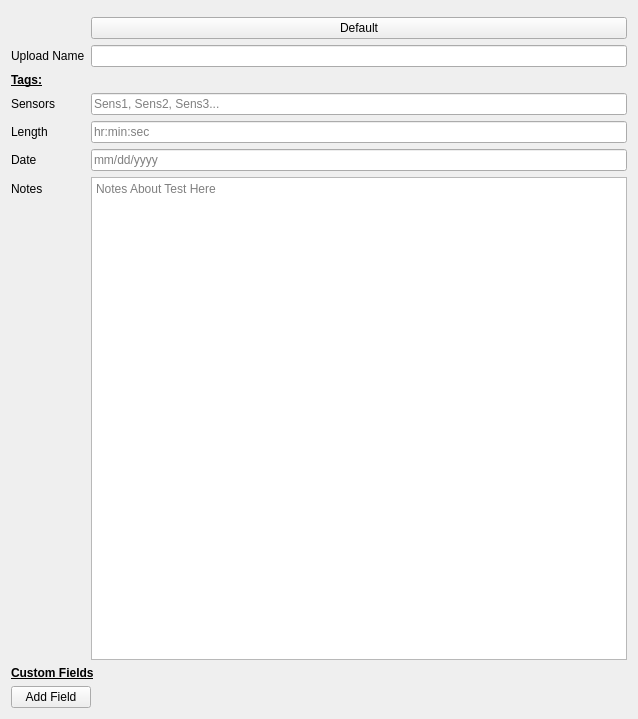
<?xml version="1.0" encoding="UTF-8"?>
<ui version="4.0">
 <class>Form</class>
 <widget class="QWidget" name="Form">
  <property name="geometry">
   <rect>
    <x>0</x>
    <y>0</y>
    <width>638</width>
    <height>719</height>
   </rect>
  </property>
  <property name="windowTitle">
   <string>Form</string>
  </property>
  <layout class="QVBoxLayout" name="verticalLayout">
   <item>
    <widget class="QWidget" name="widget_2" native="true"/>
   </item>
   <item>
    <layout class="QFormLayout" name="RequiredFields">
     <item row="0" column="1">
      <widget class="QPushButton" name="RefreshButton">
       <property name="text">
        <string>Default</string>
       </property>
      </widget>
     </item>
     <item row="1" column="0">
      <widget class="QLabel" name="label_UploadName">
       <property name="text">
        <string>Upload Name</string>
       </property>
      </widget>
     </item>
     <item row="1" column="1">
      <widget class="QLineEdit" name="Name">
       <property name="text">
        <string/>
       </property>
      </widget>
     </item>
     <item row="2" column="0">
      <widget class="QLabel" name="label_Tags">
       <property name="font">
        <font>
         <weight>75</weight>
         <bold>true</bold>
         <underline>true</underline>
        </font>
       </property>
       <property name="text">
        <string>Tags:</string>
       </property>
      </widget>
     </item>
     <item row="3" column="0">
      <widget class="QLabel" name="label_Sensors">
       <property name="text">
        <string>Sensors</string>
       </property>
      </widget>
     </item>
     <item row="3" column="1">
      <widget class="QLineEdit" name="SensorList">
       <property name="text">
        <string/>
       </property>
       <property name="placeholderText">
        <string>Sens1, Sens2, Sens3...</string>
       </property>
      </widget>
     </item>
     <item row="4" column="0">
      <widget class="QLabel" name="label_Length">
       <property name="text">
        <string>Length</string>
       </property>
      </widget>
     </item>
     <item row="4" column="1">
      <widget class="QLineEdit" name="Length">
       <property name="text">
        <string/>
       </property>
       <property name="placeholderText">
        <string>hr:min:sec</string>
       </property>
      </widget>
     </item>
     <item row="5" column="0">
      <widget class="QLabel" name="label_Date">
       <property name="text">
        <string>Date</string>
       </property>
      </widget>
     </item>
     <item row="5" column="1">
      <widget class="QLineEdit" name="Date">
       <property name="text">
        <string/>
       </property>
       <property name="placeholderText">
        <string>mm/dd/yyyy</string>
       </property>
      </widget>
     </item>
     <item row="6" column="0">
      <widget class="QLabel" name="label_Notes">
       <property name="text">
        <string>Notes</string>
       </property>
      </widget>
     </item>
     <item row="6" column="1">
      <widget class="QTextEdit" name="Notes">
       <property name="html">
        <string>&lt;!DOCTYPE HTML PUBLIC &quot;-//W3C//DTD HTML 4.0//EN&quot; &quot;http://www.w3.org/TR/REC-html40/strict.dtd&quot;&gt;
&lt;html&gt;&lt;head&gt;&lt;meta name=&quot;qrichtext&quot; content=&quot;1&quot; /&gt;&lt;style type=&quot;text/css&quot;&gt;
p, li { white-space: pre-wrap; }
&lt;/style&gt;&lt;/head&gt;&lt;body style=&quot; font-family:'MS Shell Dlg 2'; font-size:7.8pt; font-weight:400; font-style:normal;&quot;&gt;
&lt;p style=&quot;-qt-paragraph-type:empty; margin-top:0px; margin-bottom:0px; margin-left:0px; margin-right:0px; -qt-block-indent:0; text-indent:0px;&quot;&gt;&lt;br /&gt;&lt;/p&gt;&lt;/body&gt;&lt;/html&gt;</string>
       </property>
       <property name="placeholderText">
        <string>Notes About Test Here</string>
       </property>
      </widget>
     </item>
    </layout>
   </item>
   <item>
    <layout class="QFormLayout" name="CustomFields">
     <item row="0" column="0">
      <widget class="QLabel" name="label_CFields">
       <property name="font">
        <font>
         <weight>75</weight>
         <bold>true</bold>
         <underline>true</underline>
        </font>
       </property>
       <property name="text">
        <string>Custom Fields</string>
       </property>
      </widget>
     </item>
     <item row="1" column="0">
      <widget class="QPushButton" name="Add_Fields">
       <property name="text">
        <string>Add Field</string>
       </property>
      </widget>
     </item>
    </layout>
   </item>
  </layout>
 </widget>
 <resources/>
 <connections/>
</ui>
